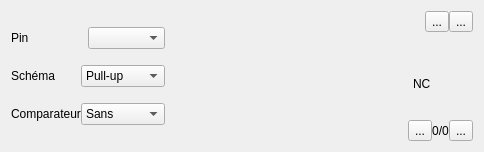
     <widget class="QWidget" name="tabCapteurs">
      <property name="toolTip">
       <string/>
      </property>
      <attribute name="title">
       <string>Capteurs IR</string>
      </attribute>
      <attribute name="toolTip">
       <string>Configuration des capteurs de ligne</string>
      </attribute>
      <layout class="QHBoxLayout" name="horizontalLayout_28">
       <property name="spacing">
        <number>0</number>
       </property>
       <item>
        <layout class="QVBoxLayout" name="verticalLayout_5">
         <item>
          <layout class="QHBoxLayout" name="horizontalLayout_16">
           <item>
            <widget class="QLabel" name="label_15">
             <property name="text">
              <string>Pin</string>
             </property>
            </widget>
           </item>
           <item>
            <widget class="QComboBox" name="cnyPin"/>
           </item>
          </layout>
         </item>
         <item>
          <layout class="QHBoxLayout" name="horizontalLayout_21">
           <item>
            <widget class="QLabel" name="label_19">
             <property name="text">
              <string>Schéma</string>
             </property>
            </widget>
           </item>
           <item>
            <widget class="QComboBox" name="cnySchPullup">
             <item>
              <property name="text">
               <string>Pull-up</string>
              </property>
             </item>
             <item>
              <property name="text">
               <string>Pull-down</string>
              </property>
             </item>
            </widget>
           </item>
          </layout>
         </item>
         <item>
          <layout class="QHBoxLayout" name="horizontalLayout_22">
           <item>
            <widget class="QLabel" name="label_20">
             <property name="text">
              <string>Comparateur</string>
             </property>
            </widget>
           </item>
           <item>
            <widget class="QComboBox" name="comboComparateur">
             <item>
              <property name="text">
               <string>Sans</string>
              </property>
             </item>
             <item>
              <property name="text">
               <string>Supérieur</string>
              </property>
             </item>
             <item>
              <property name="text">
               <string>Inférieur</string>
              </property>
             </item>
            </widget>
           </item>
          </layout>
         </item>
        </layout>
       </item>
       <item>
        <spacer name="horizontalSpacer_4">
         <property name="orientation">
          <enum>Qt::Horizontal</enum>
         </property>
         <property name="sizeHint" stdset="0">
          <size>
           <width>40</width>
           <height>20</height>
          </size>
         </property>
        </spacer>
       </item>
       <item>
        <widget class="QLabel" name="sch_cny">
         <property name="minimumSize">
          <size>
           <width>113</width>
           <height>130</height>
          </size>
         </property>
         <property name="maximumSize">
          <size>
           <width>113</width>
           <height>130</height>
          </size>
         </property>
         <property name="text">
          <string/>
         </property>
         <property name="pixmap">
          <pixmap resource="ressources.qrc">:/images/sch_cny_up.png</pixmap>
         </property>
        </widget>
       </item>
       <item>
        <widget class="QLabel" name="sch_comp">
         <property name="minimumSize">
          <size>
           <width>90</width>
           <height>130</height>
          </size>
         </property>
         <property name="maximumSize">
          <size>
           <width>90</width>
           <height>130</height>
          </size>
         </property>
         <property name="text">
          <string/>
         </property>
         <property name="pixmap">
          <pixmap resource="ressources.qrc">:/images/sch_nocomp_up.png</pixmap>
         </property>
        </widget>
       </item>
       <item>
        <layout class="QVBoxLayout" name="layoutPinName">
         <item>
          <layout class="QHBoxLayout" name="horizontalLayout_27">
           <item>
            <spacer name="horizontalSpacer_7">
             <property name="orientation">
              <enum>Qt::Horizontal</enum>
             </property>
             <property name="sizeType">
              <enum>QSizePolicy::Expanding</enum>
             </property>
             <property name="sizeHint" stdset="0">
              <size>
               <width>5</width>
               <height>20</height>
              </size>
             </property>
            </spacer>
           </item>
           <item>
            <widget class="QToolButton" name="toolButtonAdd">
             <property name="text">
              <string>...</string>
             </property>
             <property name="icon">
              <iconset resource="ressources.qrc">
               <normaloff>:/images/add.png</normaloff>:/images/add.png</iconset>
             </property>
            </widget>
           </item>
           <item>
            <widget class="QToolButton" name="toolButtonSuppr">
             <property name="text">
              <string>...</string>
             </property>
             <property name="icon">
              <iconset resource="ressources.qrc">
               <normaloff>:/images/suppr.png</normaloff>:/images/suppr.png</iconset>
             </property>
            </widget>
           </item>
          </layout>
         </item>
         <item>
          <spacer name="verticalSpacer_4">
           <property name="orientation">
            <enum>Qt::Vertical</enum>
           </property>
           <property name="sizeHint" stdset="0">
            <size>
             <width>20</width>
             <height>0</height>
            </size>
           </property>
          </spacer>
         </item>
         <item>
          <spacer name="spacerPinNameH">
           <property name="orientation">
            <enum>Qt::Vertical</enum>
           </property>
           <property name="sizeType">
            <enum>QSizePolicy::Fixed</enum>
           </property>
           <property name="sizeHint" stdset="0">
            <size>
             <width>20</width>
             <height>15</height>
            </size>
           </property>
          </spacer>
         </item>
         <item>
          <layout class="QHBoxLayout" name="horizontalLayout_18">
           <item>
            <spacer name="horizontalSpacer_5">
             <property name="orientation">
              <enum>Qt::Horizontal</enum>
             </property>
             <property name="sizeType">
              <enum>QSizePolicy::Minimum</enum>
             </property>
             <property name="sizeHint" stdset="0">
              <size>
               <width>5</width>
               <height>20</height>
              </size>
             </property>
            </spacer>
           </item>
           <item>
            <widget class="QLabel" name="schemaPinCny">
             <property name="text">
              <string>NC</string>
             </property>
            </widget>
           </item>
           <item>
            <spacer name="horizontalSpacer_6">
             <property name="orientation">
              <enum>Qt::Horizontal</enum>
             </property>
             <property name="sizeHint" stdset="0">
              <size>
               <width>40</width>
               <height>20</height>
              </size>
             </property>
            </spacer>
           </item>
          </layout>
         </item>
         <item>
          <spacer name="verticalSpacer_5">
           <property name="orientation">
            <enum>Qt::Vertical</enum>
           </property>
           <property name="sizeType">
            <enum>QSizePolicy::MinimumExpanding</enum>
           </property>
           <property name="sizeHint" stdset="0">
            <size>
             <width>20</width>
             <height>10</height>
            </size>
           </property>
          </spacer>
         </item>
         <item>
          <layout class="QHBoxLayout" name="horizontalLayout_17">
           <item>
            <widget class="QToolButton" name="buttonPrev">
             <property name="text">
              <string>...</string>
             </property>
             <property name="icon">
              <iconset resource="ressources.qrc">
               <normaloff>:/images/gauche.png</normaloff>:/images/gauche.png</iconset>
             </property>
             <property name="autoRepeat">
              <bool>true</bool>
             </property>
            </widget>
           </item>
           <item>
            <widget class="QLabel" name="labelNumero">
             <property name="minimumSize">
              <size>
               <width>0</width>
               <height>0</height>
              </size>
             </property>
             <property name="text">
              <string>0/0</string>
             </property>
             <property name="alignment">
              <set>Qt::AlignCenter</set>
             </property>
            </widget>
           </item>
           <item>
            <widget class="QToolButton" name="buttonNext">
             <property name="text">
              <string>...</string>
             </property>
             <property name="icon">
              <iconset resource="ressources.qrc">
               <normaloff>:/images/droite.png</normaloff>:/images/droite.png</iconset>
             </property>
             <property name="autoRepeat">
              <bool>true</bool>
             </property>
            </widget>
           </item>
          </layout>
         </item>
        </layout>
       </item>
      </layout>
     </widget>
